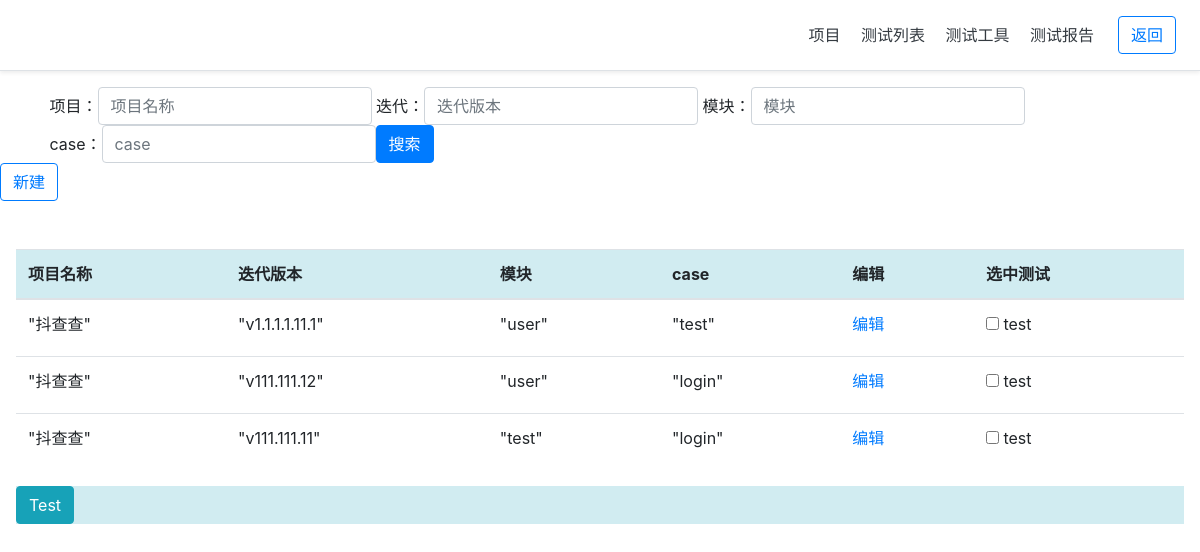
The page /Dcc/caseapi/ on the database its author committed.
### Dcc/models.py (models this page shows, shortened)
class apilist(models.Model):
    item = models.CharField(max_length=128)
    release = models.CharField(max_length=128)
    modules = models.CharField(max_length=128)
    casename = models.CharField(max_length=500)
    caselists =  models.CharField(max_length=1000)
    case_id = models.AutoField(primary_key=True)
    c_time = models.DateTimeField(auto_now_add=True)
    class Meta:
        ordering = ["-c_time"]
        verbose_name = "接口用例"
        verbose_name_plural = "接口用例"

### Dcc/views.py (the view)
# urls.py: path('caseapi/', views.caseapi_index),
def caseapi_index(request):
    caseapi_return = {
        "code": '',
        "msg": '',
        "equipment": {
        }
    }
    apilist = models.apilist()
    caselists = models.apilist.objects.all()
    for index in range(len(caselists)):
        caseapi_return['equipment'][index] = {
            'item': caselists[index].item,
            'release':caselists[index].release,
            'modules':caselists[index].modules,
            'casename': caselists[index].casename,
            'edit':caselists[index].case_id,
            'go':caselists[index].case_id
        }
    return render(request, 'Dcc/caseapi_index.html',locals())

### Dcc/templates/Dcc/caseapi_index.html (shortened to what this page needs)
{% load static %}
<!doctype html>
<html lang="en">
  <head>
    <link href="https://cdn.bootcss.com/twitter-bootstrap/4.3.1/css/bootstrap.min.css" rel="stylesheet">
    <link href="{% static 'login/css/login.css' %}" rel="stylesheet"/>
  </head>
  <body>
    <div class="d-flex flex-column flex-md-row align-items-center p-3 px-md-4 mb-3 bg-white border-bottom shadow-sm">
  <nav class="my-2 my-md-0 mr-md-3">
    <a class="p-2 text-dark" href="#">项目</a>
    <a class="p-2 text-dark" href="/Dcc/caseapi/">测试列表</a>
    <a class="p-2 text-dark" href="#">测试工具</a>
    <a class="p-2 text-dark" href="/Dcc/case_report/">测试报告</a>
  </nav>
  <a class="btn btn-outline-primary" href="/login/index/">返回</a>
</div>
<div class="row ">
    <div class="col-md-20  container">
        <form class="form-inline" action="/Dcc/searchcase/" method="post">
            <div class="form-group">
                &nbsp<label for="Item">项目：</label>
              <input name="Items" type="text" class="form-control Item" id="Item" placeholder="项目名称">
            </div>
            <div class="form-group">
                &nbsp<label for="Release">迭代：</label>
                <input name="Releases" type="text" class="form-control Release" id="Release" placeholder="迭代版本">
              </div>
            <div class="form-group">
                &nbsp<label for="Modules">模块：</label>
                <input name="Moduless" type="text" class="form-control Modules" id="Modules" placeholder="模块">
              </div>
              <div class="form-group">
                &nbsp<label for="Casename">case：</label>
                <input name="Casenames" type="text" class="form-control Casename" id="Casename" placeholder="case">
              </div>
              <div class="form-group">
                  <button type="submit" class="btn btn-primary float-right">搜索</button>
              </div>
          </form>
    </div>
    <div class="col-md-1">
                <a class="btn btn-outline-primary" href="/Dcc/caseadd/">新建</a>
    </div>
</div>
    <div class="pricing-header px-3 py-3 pt-md-5 pb-md-4 mx-auto">
        <table data-table class="table table-hover">
            <thead>
             <tr bgcolor="#d1ecf1">
              <th>项目名称</th>
              <th>迭代版本</th>
              <th>模块</th>
              <th>case</th>
              <th>编辑</th>
             <th>选中测试</th>
             </tr>
            </thead>
            <tbody>
                {% for keys, row in caseapi_return.equipment.items %}
                <tr class="success api-line">
                    {% for key, value in row.items %}
                        {% if key == 'edit' %}
                             <td >
                                 <a  class='editcase_id={{ value }}' href="/Dcc/case_edit/?case_id={{ value }}" name={{ value }} editcase_id={{ value }}>编辑</a>
                              </td>
                        {% elif key == 'go' %}
                             <td >
                              <label>
                                  <input class='gocase_id={{ value }}' type="checkbox" name={{ value }} gocase_id={{ value }}> test
                              </label>
                              </td>
                        {% else %}
                            <td >
                                "{{ value }}"
                            </td>
                        {% endif %}
                    {% endfor %}
                </tr> {% endfor %}
            </tbody>
           </table>
            <div class="alert-info navbar-fixed-bottom">
            <button type="button" class="btn btn-info gotest" onclick="gotest_onclick()" >Test</button>
  </div>
      </div>
  </body>
</html>

### login/static/login/css/login.css (style rules this page uses)
body { height: 100%; }

### rows shown on the page
apilist: row "抖查查" "v1.1.1.1.11.1" "user" "test"
apilist: row "抖查查" "v111.111.12" "user" "login"
apilist: row "抖查查" "v111.111.11" "test" "login"
